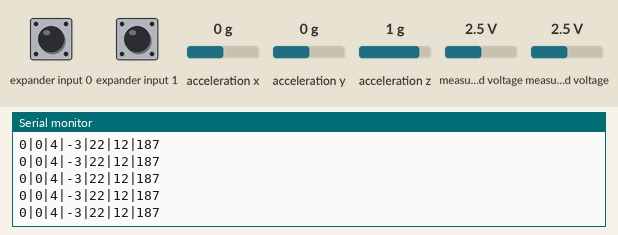
Bench run of a sketch on a simulated Arduino Uno, built with avr-gcc and run on an emulated ATmega328P. Parts: the last lines printed to the serial monitor. Wiring (inferred from the names in the program): Wii Nunchuk at I2C address 0x52. The test bench sets the inputs (shaded band); at power-on: acceleration x 0 g, measured voltage 2.5 V, acceleration y 0 g, acceleration z 1 g, expander input 0 HIGH, expander input 1 HIGH.

Above: at 1.2 s.
1.3 s: acceleration x set to -1.4 g
At 2.1 s:
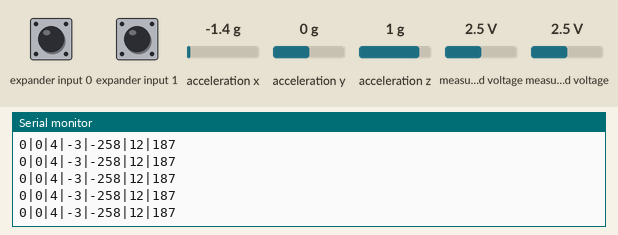
4.3 s: measured voltage (sensor 200) set to 0.1 V
At 4.8 s:
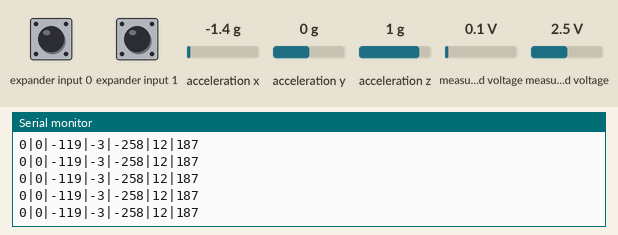
7.3 s: measured voltage (sensor 201) set to 0.1 V
At 7.8 s:
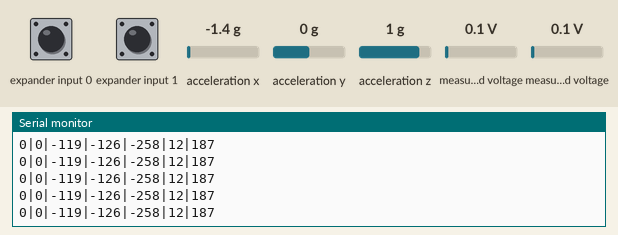
10.3 s: acceleration y set to 1.4 g
At 11.3 s:
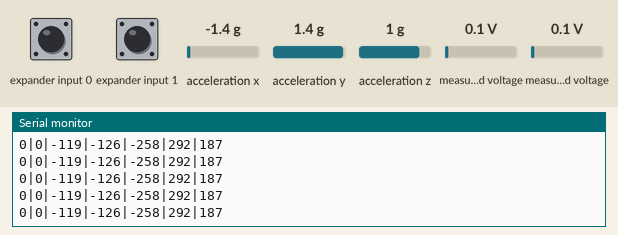
13.3 s: acceleration z set to -1.4 g
At 14.0 s:
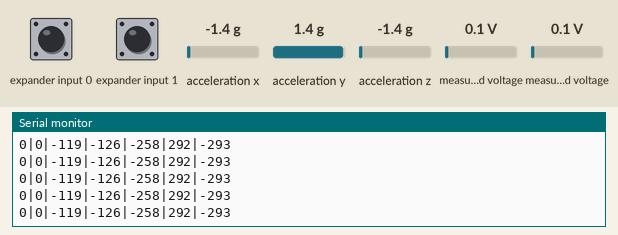
16.3 s: acceleration y set to -1.4 g
At 16.8 s:
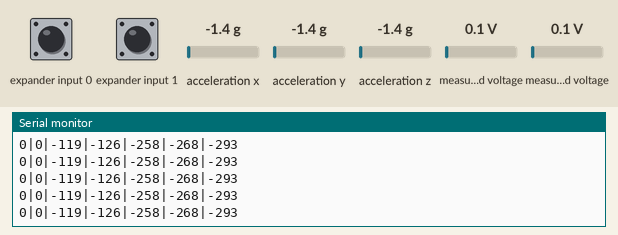
Timing chart, 0 to 19.3 s (numbered marks = the images above; inputs shaded):
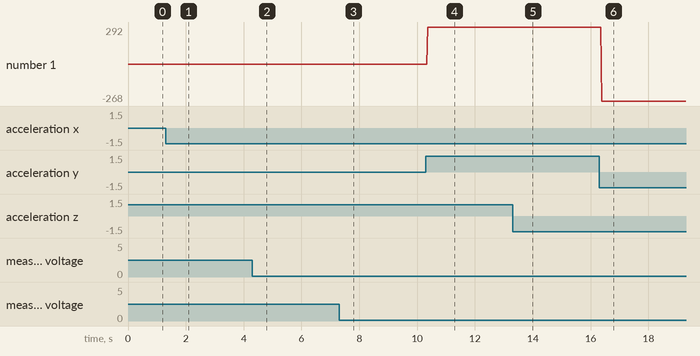

The sketch:

nunchuk.ino
```cpp
#include <Wire.h>
#include <wiinunchuk.h>

void setup(){
  Serial.begin(9600);
  nunchuk_init();
}

void loop(){
  nunchuk_get_data();
  Serial.print(nunchuk_zbutton());
  Serial.print('|');
  Serial.print(nunchuk_cbutton());
  Serial.print('|');
  Serial.print(nunchuk_cjoy_x());
  Serial.print('|');
  Serial.print(nunchuk_cjoy_y());
  Serial.print('|');
  Serial.print(nunchuk_caccelx());
  Serial.print('|');
  Serial.print(nunchuk_caccely());
  Serial.print('|');
  Serial.print(nunchuk_caccelz());
  Serial.println();
}
```

Measured:
- after the input at 1.3 s, the serial monitor: prints a new line after 0.08 s (image 1)
- after the input at 4.3 s, the serial monitor: prints a new line after 0.08 s (image 2)
- after the input at 7.3 s, the serial monitor: prints a new line after 0.09 s (image 3)
- after the input at 10.3 s, the serial monitor: prints a new line after 0.07 s (image 4)
- after the input at 13.3 s, the serial monitor: prints a new line after 0.10 s (image 5)
- after the input at 16.3 s, the serial monitor: prints a new line after 0.08 s (image 6)
- plotted number 1: 12 → 292 after the input at 10.3 s, 292 → -268 after the input at 16.3 s
